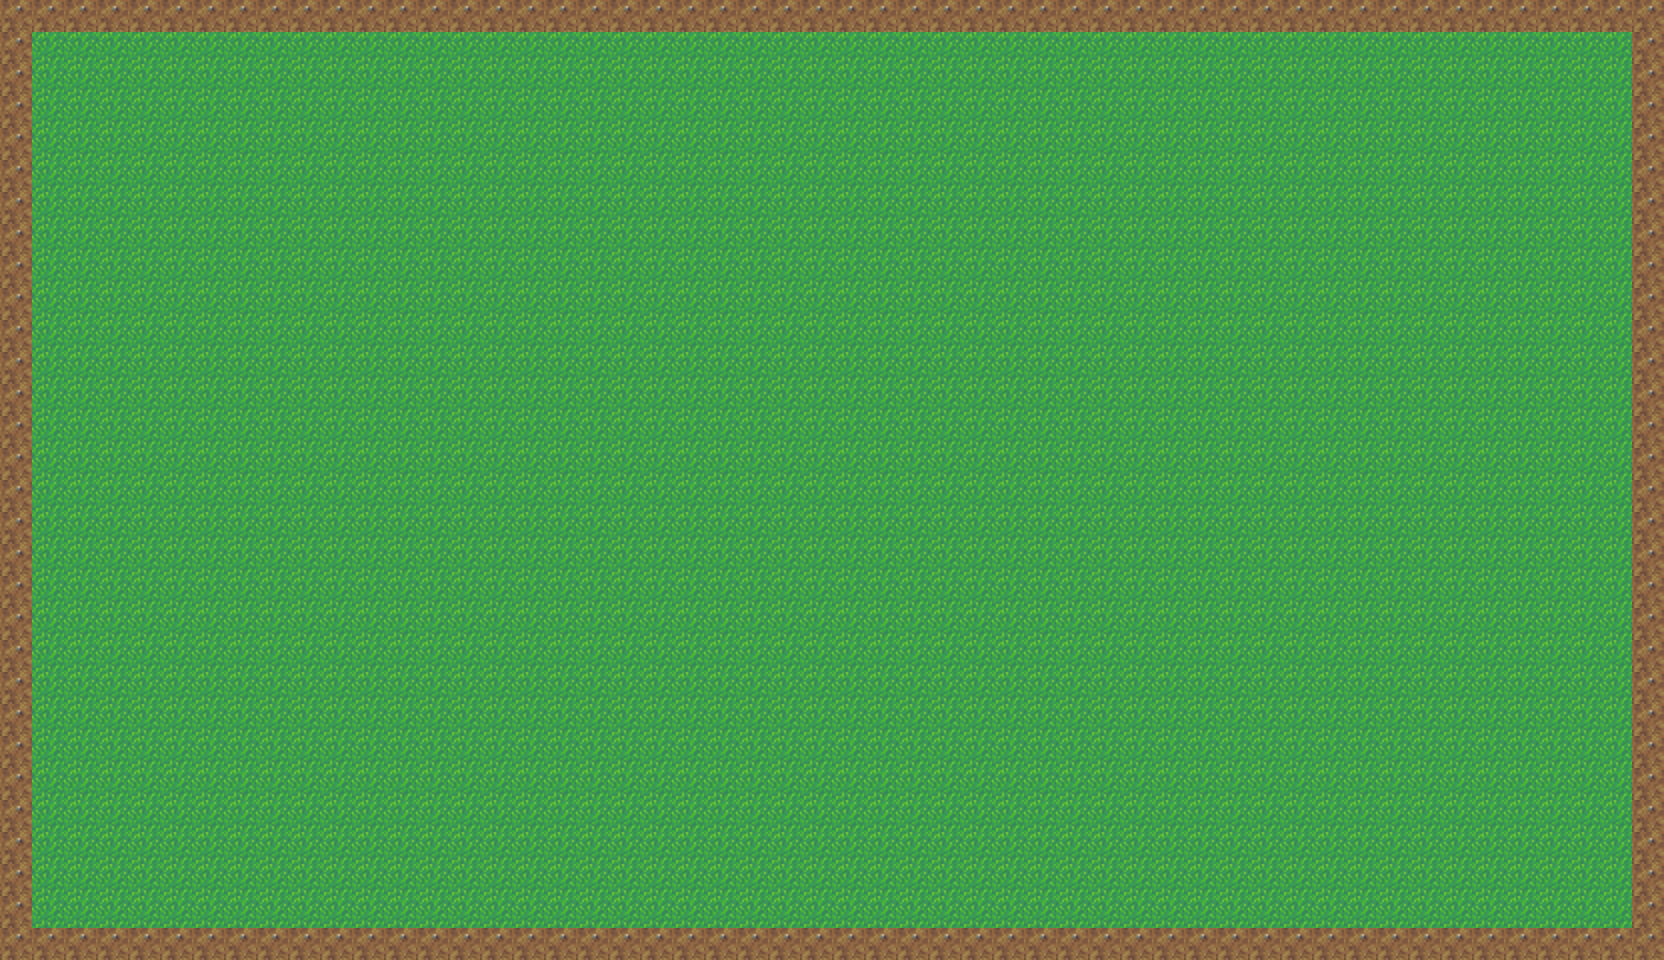

The image is a tile-based game level rendered from a .tmx file. Its description and complete source (layers, tilesets, objects, tile grids) follow:
An orthogonal 52x30 tile map with 32x32 px tiles, 1 tile layer (Tile Layer 1).

<map version="1.2" tiledversion="1.3.2" orientation="orthogonal" renderorder="right-down" compressionlevel="-1" width="52" height="30" tilewidth="32" tileheight="32" infinite="0" nextlayerid="2" nextobjectid="1">
 <tileset firstgid="1" source="grass-tiles-2-small.tsx" />
 <layer id="1" name="Tile Layer 1" width="52" height="30">
  <data encoding="csv">
7,7,7,7,7,7,7,7,7,7,7,7,7,7,7,7,7,7,7,7,7,7,7,7,7,7,7,7,7,7,7,7,7,7,7,7,7,7,7,7,7,7,7,7,7,7,7,7,7,7,7,7,
7,1,1,1,1,1,1,1,1,1,1,1,1,1,1,1,1,1,1,1,1,1,1,1,1,1,1,1,1,1,1,1,1,1,1,1,1,1,1,1,1,1,1,1,1,1,1,1,1,1,1,7,
7,1,1,1,1,1,1,1,1,1,1,1,1,1,1,1,1,1,1,1,1,1,1,1,1,1,1,1,1,1,1,1,1,1,1,1,1,1,1,1,1,1,1,1,1,1,1,1,1,1,1,7,
7,1,1,1,1,1,1,1,1,1,1,1,1,1,1,1,1,1,1,1,1,1,1,1,1,1,1,1,1,1,1,1,1,1,1,1,1,1,1,1,1,1,1,1,1,1,1,1,1,1,1,7,
7,1,1,1,1,1,1,1,1,1,1,1,1,1,1,1,1,1,1,1,1,1,1,1,1,1,1,1,1,1,1,1,1,1,1,1,1,1,1,1,1,1,1,1,1,1,1,1,1,1,1,7,
7,1,1,1,1,1,1,1,1,1,1,1,1,1,1,1,1,1,1,1,1,1,1,1,1,1,1,1,1,1,1,1,1,1,1,1,1,1,1,1,1,1,1,1,1,1,1,1,1,1,1,7,
7,1,1,1,1,1,1,1,1,1,1,1,1,1,1,1,1,1,1,1,1,1,1,1,1,1,1,1,1,1,1,1,1,1,1,1,1,1,1,1,1,1,1,1,1,1,1,1,1,1,1,7,
7,1,1,1,1,1,1,1,1,1,1,1,1,1,1,1,1,1,1,1,1,1,1,1,1,1,1,1,1,1,1,1,1,1,1,1,1,1,1,1,1,1,1,1,1,1,1,1,1,1,1,7,
7,1,1,1,1,1,1,1,1,1,1,1,1,1,1,1,1,1,1,1,1,1,1,1,1,1,1,1,1,1,1,1,1,1,1,1,1,1,1,1,1,1,1,1,1,1,1,1,1,1,1,7,
7,1,1,1,1,1,1,1,1,1,1,1,1,1,1,1,1,1,1,1,1,1,1,1,1,1,1,1,1,1,1,1,1,1,1,1,1,1,1,1,1,1,1,1,1,1,1,1,1,1,1,7,
7,1,1,1,1,1,1,1,1,1,1,1,1,1,1,1,1,1,1,1,1,1,1,1,1,1,1,1,1,1,1,1,1,1,1,1,1,1,1,1,1,1,1,1,1,1,1,1,1,1,1,7,
7,1,1,1,1,1,1,1,1,1,1,1,1,1,1,1,1,1,1,1,1,1,1,1,1,1,1,1,1,1,1,1,1,1,1,1,1,1,1,1,1,1,1,1,1,1,1,1,1,1,1,7,
7,1,1,1,1,1,1,1,1,1,1,1,1,1,1,1,1,1,1,1,1,1,1,1,1,1,1,1,1,1,1,1,1,1,1,1,1,1,1,1,1,1,1,1,1,1,1,1,1,1,1,7,
7,1,1,1,1,1,1,1,1,1,1,1,1,1,1,1,1,1,1,1,1,1,1,1,1,1,1,1,1,1,1,1,1,1,1,1,1,1,1,1,1,1,1,1,1,1,1,1,1,1,1,7,
7,1,1,1,1,1,1,1,1,1,1,1,1,1,1,1,1,1,1,1,1,1,1,1,1,1,1,1,1,1,1,1,1,1,1,1,1,1,1,1,1,1,1,1,1,1,1,1,1,1,1,7,
7,1,1,1,1,1,1,1,1,1,1,1,1,1,1,1,1,1,1,1,1,1,1,1,1,1,1,1,1,1,1,1,1,1,1,1,1,1,1,1,1,1,1,1,1,1,1,1,1,1,1,7,
7,1,1,1,1,1,1,1,1,1,1,1,1,1,1,1,1,1,1,1,1,1,1,1,1,1,1,1,1,1,1,1,1,1,1,1,1,1,1,1,1,1,1,1,1,1,1,1,1,1,1,7,
7,1,1,1,1,1,1,1,1,1,1,1,1,1,1,1,1,1,1,1,1,1,1,1,1,1,1,1,1,1,1,1,1,1,1,1,1,1,1,1,1,1,1,1,1,1,1,1,1,1,1,7,
7,1,1,1,1,1,1,1,1,1,1,1,1,1,1,1,1,1,1,1,1,1,1,1,1,1,1,1,1,1,1,1,1,1,1,1,1,1,1,1,1,1,1,1,1,1,1,1,1,1,1,7,
7,1,1,1,1,1,1,1,1,1,1,1,1,1,1,1,1,1,1,1,1,1,1,1,1,1,1,1,1,1,1,1,1,1,1,1,1,1,1,1,1,1,1,1,1,1,1,1,1,1,1,7,
7,1,1,1,1,1,1,1,1,1,1,1,1,1,1,1,1,1,1,1,1,1,1,1,1,1,1,1,1,1,1,1,1,1,1,1,1,1,1,1,1,1,1,1,1,1,1,1,1,1,1,7,
7,1,1,1,1,1,1,1,1,1,1,1,1,1,1,1,1,1,1,1,1,1,1,1,1,1,1,1,1,1,1,1,1,1,1,1,1,1,1,1,1,1,1,1,1,1,1,1,1,1,1,7,
7,1,1,1,1,1,1,1,1,1,1,1,1,1,1,1,1,1,1,1,1,1,1,1,1,1,1,1,1,1,1,1,1,1,1,1,1,1,1,1,1,1,1,1,1,1,1,1,1,1,1,7,
7,1,1,1,1,1,1,1,1,1,1,1,1,1,1,1,1,1,1,1,1,1,1,1,1,1,1,1,1,1,1,1,1,1,1,1,1,1,1,1,1,1,1,1,1,1,1,1,1,1,1,7,
7,1,1,1,1,1,1,1,1,1,1,1,1,1,1,1,1,1,1,1,1,1,1,1,1,1,1,1,1,1,1,1,1,1,1,1,1,1,1,1,1,1,1,1,1,1,1,1,1,1,1,7,
7,1,1,1,1,1,1,1,1,1,1,1,1,1,1,1,1,1,1,1,1,1,1,1,1,1,1,1,1,1,1,1,1,1,1,1,1,1,1,1,1,1,1,1,1,1,1,1,1,1,1,7,
7,1,1,1,1,1,1,1,1,1,1,1,1,1,1,1,1,1,1,1,1,1,1,1,1,1,1,1,1,1,1,1,1,1,1,1,1,1,1,1,1,1,1,1,1,1,1,1,1,1,1,7,
7,1,1,1,1,1,1,1,1,1,1,1,1,1,1,1,1,1,1,1,1,1,1,1,1,1,1,1,1,1,1,1,1,1,1,1,1,1,1,1,1,1,1,1,1,1,1,1,1,1,1,7,
7,1,1,1,1,1,1,1,1,1,1,1,1,1,1,1,1,1,1,1,1,1,1,1,1,1,1,1,1,1,1,1,1,1,1,1,1,1,1,1,1,1,1,1,1,1,1,1,1,1,1,7,
7,7,7,7,7,7,7,7,7,7,7,7,7,7,7,7,7,7,7,7,7,7,7,7,7,7,7,7,7,7,7,7,7,7,7,7,7,7,7,7,7,7,7,7,7,7,7,7,7,7,7,7
</data>
 </layer>
</map>
